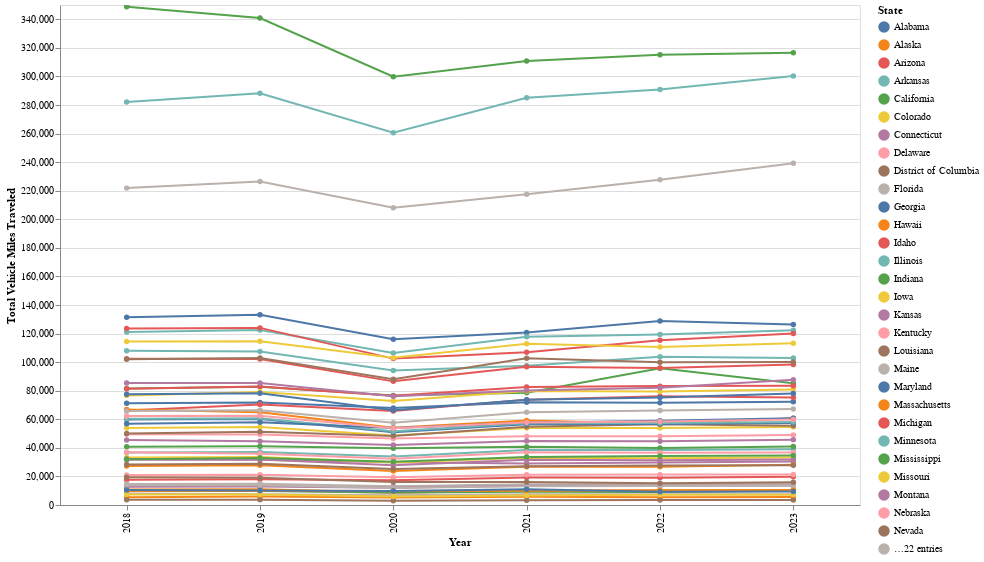

The cell this chart's notebook holds for it:
### Code cell
import altair as alt
import numpy as np
# Clean the VMT columns
for col in ["Rural VMT", "Urban VMT", "Total VMT"]:
    df[col] = df[col].astype(str).str.replace(r'\xa0', '', regex=True) # Remove non-breaking spaces
    df[col] = df[col].str.replace('-', '0') # Replace '-' with '0' (or use np.nan if missing)
    df[col] = pd.to_numeric(df[col], errors='coerce') # Convert to float, setting errors to NaN
chart = alt.Chart(df).mark_line(point=True).encode(
    x=alt.X("Year:O", title="Year", sort="ascending"),
    y=alt.Y("Total VMT:Q", title="Total Vehicle Miles Traveled"),
    color=alt.Color("STATE:N", legend=alt.Legend(title="State")),
    tooltip=["STATE", "Year", "Total VMT"]
).properties(
    width=800, # Adjust width (default is 600)
    height=500 # Adjust height (default is 400)
).interactive()
chart.show()

### Figure 1 — Vega-Lite specification as saved in the notebook (floating-point values rounded to 4 significant figures; data arrays with more than 128 entries replaced by an {"elided": "..."} marker saying what was removed)
{"config": {"view": {"continuousWidth": 300, "continuousHeight": 300}}, "data": {"name": "data-ddef98821835049fc0d6eb782e65f4ef"}, "mark": {"type": "line", "point": true}, "encoding": {"color": {"field": "STATE", "legend": {"title": "State"}, "type": "nominal"}, "tooltip": [{"field": "STATE", "type": "nominal"}, {"field": "Year", "type": "quantitative"}, {"field": "Total VMT", "type": "quantitative"}], "x": {"field": "Year", "sort": "ascending", "title": "Year", "type": "ordinal"}, "y": {"field": "Total VMT", "title": "Total Vehicle Miles Traveled", "type": "quantitative"}}, "height": 500, "params": [{"name": "param_1", "select": {"type": "interval", "encodings": ["x", "y"]}, "bind": "scales"}], "width": 800, "$schema": "https://vega.github.io/schema/vega-lite/v5.20.1.json", "datasets": {"data-ddef98821835049fc0d6eb782e65f4ef": {"elided": "306 records"}}}
